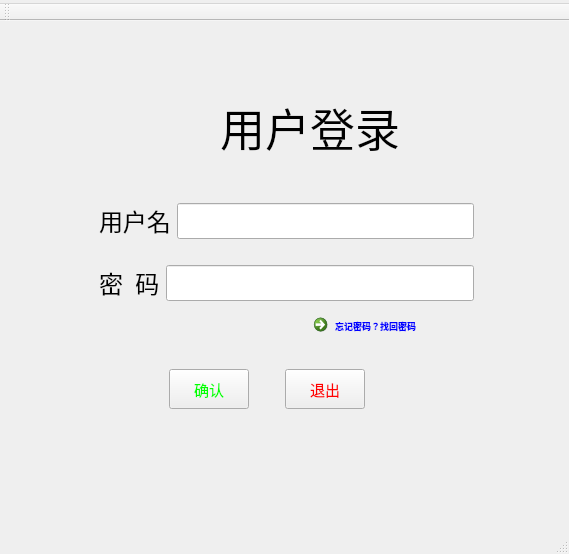
<?xml version="1.0" encoding="UTF-8"?>
<ui version="4.0">
 <class>MainWindow</class>
 <widget class="QMainWindow" name="MainWindow">
  <property name="geometry">
   <rect>
    <x>0</x>
    <y>0</y>
    <width>569</width>
    <height>554</height>
   </rect>
  </property>
  <property name="windowTitle">
   <string>MainWindow</string>
  </property>
  <widget class="QWidget" name="centralWidget">
   <widget class="QWidget" name="layoutWidget">
    <property name="geometry">
     <rect>
      <x>48</x>
      <y>55</y>
      <width>437</width>
      <height>406</height>
     </rect>
    </property>
    <layout class="QVBoxLayout" name="verticalLayout">
     <item>
      <layout class="QHBoxLayout" name="horizontalLayout_2">
       <item>
        <spacer name="horizontalSpacer_3">
         <property name="orientation">
          <enum>Qt::Horizontal</enum>
         </property>
         <property name="sizeHint" stdset="0">
          <size>
           <width>40</width>
           <height>20</height>
          </size>
         </property>
        </spacer>
       </item>
       <item>
        <widget class="QLabel" name="label_2">
         <property name="sizePolicy">
          <sizepolicy hsizetype="Minimum" vsizetype="Minimum">
           <horstretch>0</horstretch>
           <verstretch>0</verstretch>
          </sizepolicy>
         </property>
         <property name="minimumSize">
          <size>
           <width>80</width>
           <height>80</height>
          </size>
         </property>
         <property name="styleSheet">
          <string notr="true">image: url(:/logo3.jpg);</string>
         </property>
         <property name="text">
          <string/>
         </property>
        </widget>
       </item>
       <item>
        <widget class="QLabel" name="label">
         <property name="sizePolicy">
          <sizepolicy hsizetype="Minimum" vsizetype="Minimum">
           <horstretch>0</horstretch>
           <verstretch>0</verstretch>
          </sizepolicy>
         </property>
         <property name="minimumSize">
          <size>
           <width>90</width>
           <height>60</height>
          </size>
         </property>
         <property name="font">
          <font>
           <family>楷体</family>
           <pointsize>34</pointsize>
           <weight>50</weight>
           <italic>false</italic>
           <bold>false</bold>
          </font>
         </property>
         <property name="styleSheet">
          <string notr="true">font: 34pt &quot;楷体&quot;;
color: rgb(0, 0, 0);</string>
         </property>
         <property name="text">
          <string>用户登录</string>
         </property>
        </widget>
       </item>
       <item>
        <spacer name="horizontalSpacer_4">
         <property name="orientation">
          <enum>Qt::Horizontal</enum>
         </property>
         <property name="sizeHint" stdset="0">
          <size>
           <width>40</width>
           <height>20</height>
          </size>
         </property>
        </spacer>
       </item>
      </layout>
     </item>
     <item>
      <spacer name="verticalSpacer_2">
       <property name="orientation">
        <enum>Qt::Vertical</enum>
       </property>
       <property name="sizeType">
        <enum>QSizePolicy::Fixed</enum>
       </property>
       <property name="sizeHint" stdset="0">
        <size>
         <width>20</width>
         <height>30</height>
        </size>
       </property>
      </spacer>
     </item>
     <item>
      <layout class="QGridLayout" name="gridLayout" rowstretch="5,0,0">
       <item row="1" column="1">
        <spacer name="verticalSpacer_6">
         <property name="orientation">
          <enum>Qt::Vertical</enum>
         </property>
         <property name="sizeType">
          <enum>QSizePolicy::Minimum</enum>
         </property>
         <property name="sizeHint" stdset="0">
          <size>
           <width>20</width>
           <height>20</height>
          </size>
         </property>
        </spacer>
       </item>
       <item row="0" column="1">
        <layout class="QHBoxLayout" name="horizontalLayout">
         <item>
          <widget class="QLabel" name="label_3">
           <property name="sizePolicy">
            <sizepolicy hsizetype="Fixed" vsizetype="Fixed">
             <horstretch>0</horstretch>
             <verstretch>0</verstretch>
            </sizepolicy>
           </property>
           <property name="font">
            <font>
             <family>楷体</family>
             <pointsize>18</pointsize>
             <weight>50</weight>
             <italic>false</italic>
             <bold>false</bold>
            </font>
           </property>
           <property name="styleSheet">
            <string notr="true">font: 18pt &quot;楷体&quot;;</string>
           </property>
           <property name="text">
            <string>用户名</string>
           </property>
          </widget>
         </item>
         <item>
          <widget class="QLineEdit" name="lename">
           <property name="sizePolicy">
            <sizepolicy hsizetype="Expanding" vsizetype="Minimum">
             <horstretch>0</horstretch>
             <verstretch>0</verstretch>
            </sizepolicy>
           </property>
           <property name="minimumSize">
            <size>
             <width>0</width>
             <height>25</height>
            </size>
           </property>
          </widget>
         </item>
        </layout>
       </item>
       <item row="2" column="1">
        <layout class="QGridLayout" name="gridLayout_3">
         <item row="0" column="0">
          <widget class="QLabel" name="label_4">
           <property name="sizePolicy">
            <sizepolicy hsizetype="Fixed" vsizetype="Fixed">
             <horstretch>0</horstretch>
             <verstretch>0</verstretch>
            </sizepolicy>
           </property>
           <property name="font">
            <font>
             <family>楷体</family>
             <pointsize>18</pointsize>
             <weight>50</weight>
             <italic>false</italic>
             <bold>false</bold>
            </font>
           </property>
           <property name="styleSheet">
            <string notr="true">font: 18pt &quot;楷体&quot;;</string>
           </property>
           <property name="text">
            <string>密  码</string>
           </property>
          </widget>
         </item>
         <item row="0" column="1">
          <widget class="QLineEdit" name="lecode">
           <property name="sizePolicy">
            <sizepolicy hsizetype="Expanding" vsizetype="Minimum">
             <horstretch>0</horstretch>
             <verstretch>0</verstretch>
            </sizepolicy>
           </property>
           <property name="minimumSize">
            <size>
             <width>0</width>
             <height>25</height>
            </size>
           </property>
           <property name="text">
            <string/>
           </property>
           <property name="frame">
            <bool>true</bool>
           </property>
           <property name="echoMode">
            <enum>QLineEdit::Normal</enum>
           </property>
           <property name="readOnly">
            <bool>false</bool>
           </property>
          </widget>
         </item>
        </layout>
       </item>
       <item row="0" column="0">
        <spacer name="horizontalSpacer_7">
         <property name="orientation">
          <enum>Qt::Horizontal</enum>
         </property>
         <property name="sizeType">
          <enum>QSizePolicy::Minimum</enum>
         </property>
         <property name="sizeHint" stdset="0">
          <size>
           <width>40</width>
           <height>20</height>
          </size>
         </property>
        </spacer>
       </item>
      </layout>
     </item>
     <item>
      <layout class="QHBoxLayout" name="horizontalLayout_4">
       <item>
        <spacer name="horizontalSpacer_6">
         <property name="orientation">
          <enum>Qt::Horizontal</enum>
         </property>
         <property name="sizeType">
          <enum>QSizePolicy::Expanding</enum>
         </property>
         <property name="sizeHint" stdset="0">
          <size>
           <width>78</width>
           <height>20</height>
          </size>
         </property>
        </spacer>
       </item>
       <item>
        <widget class="QCommandLinkButton" name="commandLinkButton">
         <property name="sizePolicy">
          <sizepolicy hsizetype="Fixed" vsizetype="Preferred">
           <horstretch>0</horstretch>
           <verstretch>0</verstretch>
          </sizepolicy>
         </property>
         <property name="minimumSize">
          <size>
           <width>117</width>
           <height>0</height>
          </size>
         </property>
         <property name="font">
          <font>
           <pointsize>7</pointsize>
          </font>
         </property>
         <property name="focusPolicy">
          <enum>Qt::StrongFocus</enum>
         </property>
         <property name="styleSheet">
          <string notr="true">color: rgb(0, 0, 255);</string>
         </property>
         <property name="text">
          <string>忘记密码？找回密码</string>
         </property>
        </widget>
       </item>
      </layout>
     </item>
     <item>
      <spacer name="verticalSpacer_5">
       <property name="orientation">
        <enum>Qt::Vertical</enum>
       </property>
       <property name="sizeType">
        <enum>QSizePolicy::Minimum</enum>
       </property>
       <property name="sizeHint" stdset="0">
        <size>
         <width>20</width>
         <height>20</height>
        </size>
       </property>
      </spacer>
     </item>
     <item>
      <layout class="QHBoxLayout" name="horizontalLayout_3">
       <item>
        <spacer name="horizontalSpacer">
         <property name="orientation">
          <enum>Qt::Horizontal</enum>
         </property>
         <property name="sizeHint" stdset="0">
          <size>
           <width>40</width>
           <height>20</height>
          </size>
         </property>
        </spacer>
       </item>
       <item>
        <widget class="QPushButton" name="pushButton_2">
         <property name="sizePolicy">
          <sizepolicy hsizetype="Minimum" vsizetype="Minimum">
           <horstretch>0</horstretch>
           <verstretch>0</verstretch>
          </sizepolicy>
         </property>
         <property name="minimumSize">
          <size>
           <width>0</width>
           <height>30</height>
          </size>
         </property>
         <property name="font">
          <font>
           <family>等线</family>
           <pointsize>11</pointsize>
           <weight>9</weight>
           <italic>false</italic>
           <bold>false</bold>
          </font>
         </property>
         <property name="styleSheet">
          <string notr="true">color: rgb(0, 255, 0);
font: 75 11pt &quot;等线&quot;;</string>
         </property>
         <property name="text">
          <string>确认</string>
         </property>
        </widget>
       </item>
       <item>
        <spacer name="horizontalSpacer_5">
         <property name="orientation">
          <enum>Qt::Horizontal</enum>
         </property>
         <property name="sizeType">
          <enum>QSizePolicy::Fixed</enum>
         </property>
         <property name="sizeHint" stdset="0">
          <size>
           <width>30</width>
           <height>10</height>
          </size>
         </property>
        </spacer>
       </item>
       <item>
        <widget class="QPushButton" name="pushButton">
         <property name="sizePolicy">
          <sizepolicy hsizetype="Minimum" vsizetype="Minimum">
           <horstretch>0</horstretch>
           <verstretch>0</verstretch>
          </sizepolicy>
         </property>
         <property name="minimumSize">
          <size>
           <width>0</width>
           <height>40</height>
          </size>
         </property>
         <property name="font">
          <font>
           <family>黑体</family>
           <pointsize>11</pointsize>
           <weight>9</weight>
           <italic>false</italic>
           <bold>false</bold>
          </font>
         </property>
         <property name="styleSheet">
          <string notr="true">font:75 11pt &quot;黑体&quot;;
color: rgb(255, 0, 0);</string>
         </property>
         <property name="text">
          <string>退出</string>
         </property>
        </widget>
       </item>
       <item>
        <spacer name="horizontalSpacer_2">
         <property name="orientation">
          <enum>Qt::Horizontal</enum>
         </property>
         <property name="sizeHint" stdset="0">
          <size>
           <width>40</width>
           <height>20</height>
          </size>
         </property>
        </spacer>
       </item>
      </layout>
     </item>
     <item>
      <spacer name="verticalSpacer_4">
       <property name="orientation">
        <enum>Qt::Vertical</enum>
       </property>
       <property name="sizeHint" stdset="0">
        <size>
         <width>435</width>
         <height>26</height>
        </size>
       </property>
      </spacer>
     </item>
    </layout>
   </widget>
  </widget>
  <widget class="QMenuBar" name="menuBar">
   <property name="geometry">
    <rect>
     <x>0</x>
     <y>0</y>
     <width>569</width>
     <height>17</height>
    </rect>
   </property>
   <widget class="QMenu" name="menu">
    <property name="title">
     <string/>
    </property>
   </widget>
   <addaction name="menu"/>
  </widget>
  <widget class="QToolBar" name="mainToolBar">
   <attribute name="toolBarArea">
    <enum>TopToolBarArea</enum>
   </attribute>
   <attribute name="toolBarBreak">
    <bool>false</bool>
   </attribute>
  </widget>
  <widget class="QStatusBar" name="statusBar"/>
 </widget>
 <layoutdefault spacing="6" margin="11"/>
 <resources/>
 <connections>
  <connection>
   <sender>pushButton</sender>
   <signal>clicked()</signal>
   <receiver>MainWindow</receiver>
   <slot>close()</slot>
   <hints>
    <hint type="sourcelabel">
     <x>346</x>
     <y>384</y>
    </hint>
    <hint type="destinationlabel">
     <x>427</x>
     <y>385</y>
    </hint>
   </hints>
  </connection>
 </connections>
</ui>
